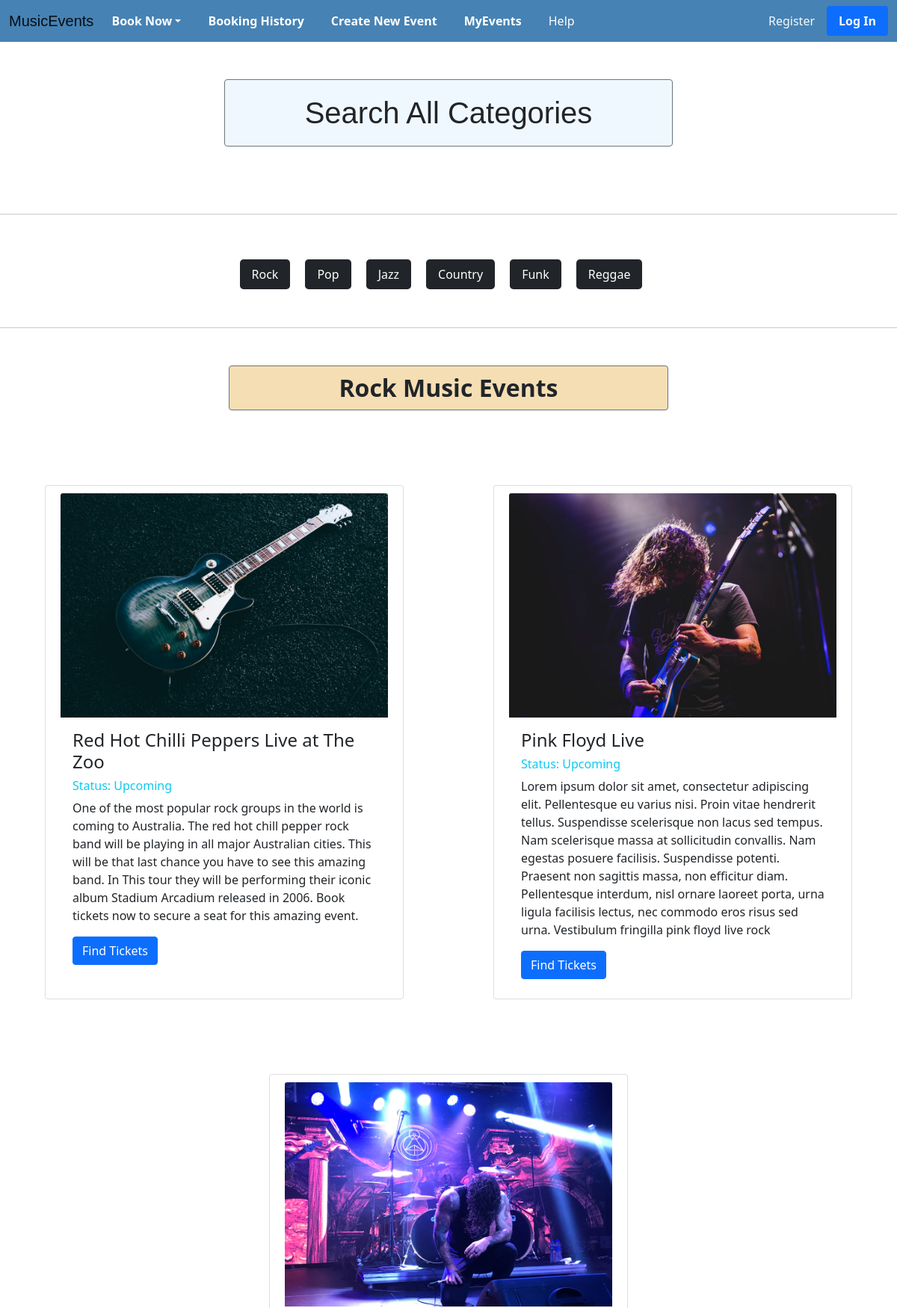
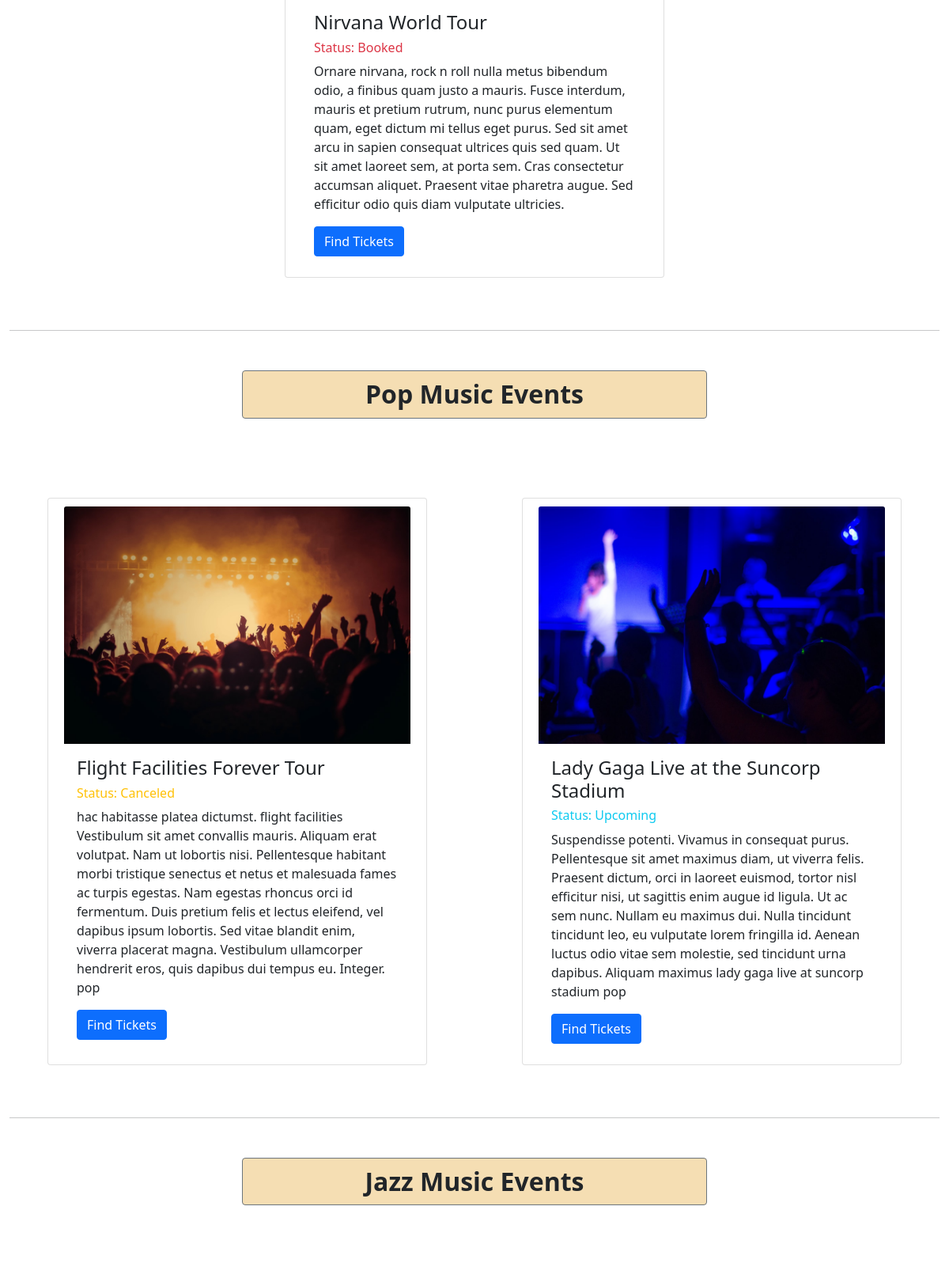
The page /category (upper part) on the database its author committed (2 pictures, top to bottom).
### website/models.py (models this page shows, shortened)
class Event(db.Model):
    __tablename__ = 'events'
    id = db.Column(db.Integer, primary_key=True)
    name = db.Column(db.String(80))
    artist = db.Column(db.String(80))
    date = db.Column(db.DateTime(20))
    venue = db.Column(db.String(80))
    venue_address = db.Column(db.String(255))
    city = db.Column(db.String(60))
    state = db.Column(db.String(10))
    zipcode = db.Column(db.Integer)
    category = db.Column(db.String(20))
    ages = db.Column(db.String(20))
    description = db.Column(db.String(2000))
    price = (db.Column(db.Integer))
    quota = db.Column(db.Integer, default = 1)
    image = db.Column(db.String(400))
    owner = db.Column(db.Integer, db.ForeignKey('users.id'))
    comments = db.relationship('Comment', backref='events')
    booking = db.relationship('Booking', backref='events')
    status = db.relationship('Event_Status', backref ='events')

class Event_Status(db.Model):
    __tablename__ = 'event_status'
    events_id = db.Column(db.Integer, db.ForeignKey('events.id'), primary_key=True )
    status = db.Column(db.String(10))

### website/views.py (the view)
@mainbp.route('/category')
def category():
    event = Event.query.all()
    rockEvent = Event.query.filter(Event.category.like("Rock")).all()
    popEvent = Event.query.filter(Event.category.like("Pop")).all()
    jazzEvent = Event.query.filter(Event.category.like("Jazz")).all()
    countryEvent = Event.query.filter(Event.category.like("Country")).all()
    electronicEvent = Event.query.filter(Event.category.like("Electronic")).all()
    funkEvent = Event.query.filter(Event.category.like("Funk")).all()
    reggaeEvent = Event.query.filter(Event.category.like("Reggae")).all()
    heavyEvent = Event.query.filter(Event.category.like("Heavy Metal")).all()
    rythemEvent = Event.query.filter(Event.category.like("Rhythm and Blues")).all()
    return render_template('category.html', event = event, rockEvent = rockEvent, popEvent = popEvent, jazzEvent = jazzEvent, countryEvent = countryEvent, electronicEvent = electronicEvent,
    funkEvent = funkEvent, reggaeEvent = reggaeEvent, heavyEvent = heavyEvent, rythemEvent = rythemEvent)

### website/templates/category.html (shortened to what this page needs)
{% extends 'base.html' %}
{% block header %}
<h1 class = "text-center pad changeFont margin4 card backgroundCustom2 center border-secondary">Search All Categories</h1>
<br>
<hr>
<br>
<ul class="margin nav justify-content-center">
    {% if rockEvent is defined and rockEvent|length > 0 %}
    <li class="nav-item bg-dark rounded-3 nav2li">
      <a class="nav-link active " href="#rock" id = 'CatBar'>Rock</a>
    </li>
    {% endif %}
    {% if popEvent is defined and popEvent|length > 0 %}
    <li class="nav-item bg-dark rounded-3 nav2li">
      <a class="nav-link" href="#pop" id = 'CatBar'>Pop</a>
    </li>
    {% endif %}
    {% if jazzEvent is defined and jazzEvent|length > 0 %}
    <li class="nav-item bg-dark rounded-3 nav2li">
      <a class="nav-link" href="#jazz" id = 'CatBar'>Jazz</a>
    </li>
    {% endif %}
    {% if countryEvent is defined and countryEvent|length > 0 %}
    <li class="nav-item bg-dark rounded-3 nav2li">
        <a class="nav-link" href="#country" id = 'CatBar'>Country</a>
    </li>
    {% endif %}
    {% if funkEvent is defined and funkEvent|length > 0 %}
    <li class="nav-item bg-dark rounded-3 nav2li">
        <a class="nav-link" href="#funk" id = 'CatBar'>Funk</a>
    </li>
    {% endif %}
    {% if reggaeEvent is defined and reggaeEvent|length > 0 %}
    <li class="nav-item bg-dark rounded-3 nav2li">
        <a class="nav-link" href="#reggae" id = 'CatBar'>Reggae</a>
    </li>
    {% endif %}
</ul>
    <hr>
<div class = "container-fluid">
    {% if rockEvent is defined and rockEvent|length > 0 %}
    <h2 class = "text-center margin4 card backgroundCustom3 center border-secondary" id="rock"><b>Rock Music Events</b></h2>
    <div class="row">
        {% for rockEvent in rockEvent  %}
        <div class="img-flex col-12 col-lg-4 col-md-4 col-sm-4 card center margin4" style="width: 30rem;">
            <img src="{{rockEvent.image}}" class="card-img-top" alt="...">
            <div class="card-body">
                <h4 class="card-title">{{rockEvent.name}}</h4>
                {% for rockEvent in rockEvent.status %}
                {% if rockEvent.status == "Upcoming" %}
                <h6 class="card-title text-info">Status: {{rockEvent.status}}</h6>
                {% elif rockEvent.status == "Booked" %}
                <h6 class="card-title text-danger">Status: {{rockEvent.status}}</h6>
                {% elif rockEvent.status == "Canceled" %}
                <h6 class="card-title text-warning">Status: {{rockEvent.status}}</h6>
                {% elif rockEvent.status == "Inactive" %}
                <h6 class="card-title text-secondary">Status: {{rockEvent.status}}</h6>
                {% endif %}
                {% endfor %}
                <p class="card-text">{{rockEvent.description}}</p>
                <a href="{{url_for('events.show', id=rockEvent.id)}}" class="btn btn-primary">Find Tickets</a>
            </div>
        </div>
        {% endfor %}
    </div>
    {% endif %}
    {% if popEvent is defined and popEvent|length > 0 %}
    <hr>
    <h2 class = "text-center margin4 card backgroundCustom3 center border-secondary" id="pop"><b>Pop Music Events</b></h2>
    <div class="row">
        {% for popEvent in popEvent  %}
        <div class="img-flex col-12 col-lg-4 col-md-4 col-sm-4 card center margin4" style="width: 30rem;">
            <img src="{{popEvent.image}}" class="card-img-top" alt="...">
            <div class="card-body">
                <h4 class="card-title">{{popEvent.name}}</h4>
                {% for popEvent in popEvent.status %}
                {% if popEvent.status == "Upcoming" %}
                <h6 class="card-title text-info">Status: {{popEvent.status}}</h6>
                {% elif popEvent.status == "Booked" %}
                <h6 class="card-title text-danger">Status: {{popEvent.status}}</h6>
                {% elif popEvent.status == "Canceled" %}
                <h6 class="card-title text-warning">Status: {{popEvent.status}}</h6>
                {% elif popEvent.status == "Inactive" %}
                <h6 class="card-title text-secondary">Status: {{popEvent.status}}</h6>
                {% endif %}
                {% endfor %}
                <p class="card-text">{{popEvent.description}}</p>
                <a href="{{url_for('events.show', id=popEvent.id)}}" class="btn btn-primary">Find Tickets</a>
            </div>
        </div>
        {% endfor %}
    </div>
    {% endif %}
    {% if jazzEvent is defined and jazzEvent|length > 0 %}
    <hr>
    <h2 class = "text-center margin4 card backgroundCustom3 center border-secondary" id="jazz"><b>Jazz Music Events</b></h2>
    <div class="row">
    </div>
    {% endif %}
</div>
{% endblock %}

### website/static/stylesheet/stylesheet.css (style rules this page uses)
.card-img-top { width: 100%; height: 25vw; object-fit: cover; }
.card { margin: 0 auto; float: none; margin-bottom: 10px; margin-left: 30px; margin-right: 30px; padding: 10px 20px; }
.justify-content-center { padding: 20px 20px; }
li { margin-right: 20px; }
.nav2li { margin-right: 20px; margin-bottom: 10px; }
a#CatBar { color: white !important; }
h1 { padding: 40px; }
.center { display: block; margin-left: auto; margin-right: auto; width: 50%; }
.pad { padding-top: 20px; padding-bottom: 20px; }
.margin { padding-bottom: 25px; }
.margin4 { margin-top: 50px; margin-bottom: 50px; }
.changeFont { font-family: 'Lucida Sans', 'Lucida Sans Regular', 'Lucida Grande', 'Lucida Sans Unicode', Geneva, Verdana, sans-serif; }
.backgroundCustom2 { background-color:#F0F8FF; }
.backgroundCustom3 { background-color:#F5DEB3; }

### rows shown on the page
Event: image (picture), name "Red Hot Chilli Peppers Live at The Zoo", description "One of the most popular rock groups in the world is coming to Australia. The red hot chill pepper rock band will be playing in all major Australian cities. This will be that last chance you have to see this amazing band. In This tour they will be performing their iconic album Stadium Arcadium released in 2006. Book tickets now to secure a seat for this amazing event."
Event_Status: status "Upcoming"
Event: image (picture), name "Pink Floyd Live", description "Lorem ipsum dolor sit amet, consectetur adipiscing elit. Pellentesque eu varius nisi. Proin vitae hendrerit tellus. Suspendisse scelerisque non lacus sed tempus. Nam scelerisque massa at sollicitudin convallis. Nam egestas posuere facilisis. Suspendisse potenti. Praesent non sagittis massa, non efficitur diam. Pellentesque interdum, nisl ornare laoreet porta, urna ligula facilisis lectus, nec commodo eros risus sed urna. Vestibulum fringilla pink floyd live rock"
Event_Status: status "Upcoming"
Event: image (picture), name "Nirvana World Tour", description "Ornare nirvana, rock n roll nulla metus bibendum odio, a finibus quam justo a mauris. Fusce interdum, mauris et pretium rutrum, nunc purus elementum quam, eget dictum mi tellus eget purus. Sed sit amet arcu in sapien consequat ultrices quis sed quam. Ut sit amet laoreet sem, at porta sem. Cras consectetur accumsan aliquet. Praesent vitae pharetra augue. Sed efficitur odio quis diam vulputate ultricies."
Event_Status: status "Booked"
Event: image (picture), name "Flight Facilities Forever Tour", description "hac habitasse platea dictumst. flight facilities Vestibulum sit amet convallis mauris. Aliquam erat volutpat. Nam ut lobortis nisi. Pellentesque habitant morbi tristique senectus et netus et malesuada fames ac turpis egestas. Nam egestas rhoncus orci id fermentum. Duis pretium felis et lectus eleifend, vel dapibus ipsum lobortis. Sed vitae blandit enim, viverra placerat magna. Vestibulum ullamcorper hendrerit eros, quis dapibus dui tempus eu. Integer. pop"
Event_Status: status "Canceled"
Event: image (picture), name "Lady Gaga Live at the Suncorp Stadium", description "Suspendisse potenti. Vivamus in consequat purus. Pellentesque sit amet maximus diam, ut viverra felis. Praesent dictum, orci in laoreet euismod, tortor nisl efficitur nisi, ut sagittis enim augue id ligula. Ut ac sem nunc. Nullam eu maximus dui. Nulla tincidunt tincidunt leo, eu vulputate lorem fringilla id. Aenean luctus odio vitae sem molestie, sed tincidunt urna dapibus. Aliquam maximus lady gaga live at suncorp stadium pop"
Event_Status: status "Upcoming"
